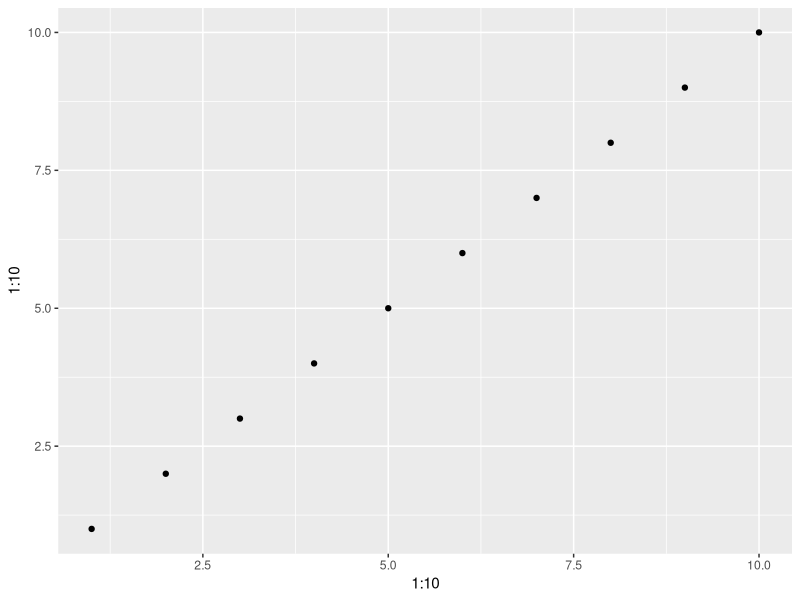

R code for this plot:
## ---- chunk 1
library(tidyverse)
# NOTE: for a faster edit-preview cycle when authoring your presentation, you
# might want to temporarily disable these options altogether
knitr::opts_chunk$set(fig.width=8, fig.height=6, out.width=1200, out.height=900, dpi=300)
# knitr::opts_chunk$set(fig.width=8, fig.height=6, out.width=720, out.height=540, dpi=300)
# use cache for faster recompilation (you might need to clear the cache for
# figures to update); cf. https://yihui.name/knitr/options/#cache
knitr::opts_chunk$set(cache=TRUE)
## ---- chunk 2
qplot(1:10, 1:10)
## ---- chunk 3
knitr::kable(mtcars[1:5, ], caption="A knitr kable.", digits=2)
## ---- chunk 4
# this chunk will show both input and output
subset(mtcars, mpg > 30)
## ---- chunk 5
# this chunk will only show output
subset(mtcars, mpg < 15)
## ---- chunk 6
subset(mtcars, mpg < 10)
## ---- chunk 7
subset(mtcars, mpg >= 10 & mpg < 20)
## ---- chunk 8
subset(mtcars, mpg > 20)
